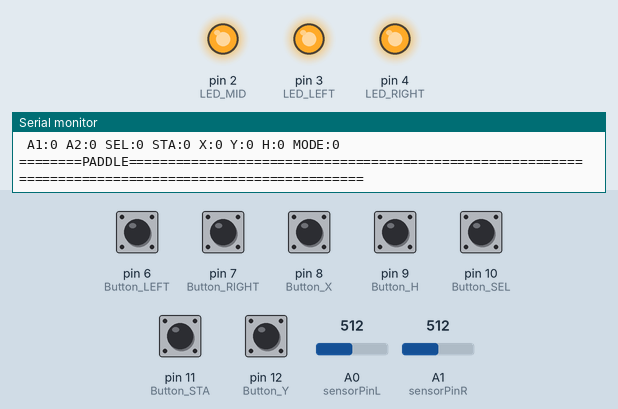
Simulated run of this sketch. Board: Arduino Uno, built with avr-gcc and run on an emulated ATmega328P. Shown: output pins drawn as LEDs (lit = HIGH), the last lines printed to the serial monitor. Dashed ring = blinking. The test bench sets the inputs (shaded band); at power-on: pin 6 (Button_LEFT), pin 7 (Button_RIGHT), pin 8 (Button_X), pin 9 (Button_H), pin 10 (Button_SEL), pin 11 (Button_STA), pin 12 (Button_Y) LOW, A0 (sensorPinL) = 512, A1 (sensorPinR) = 512. USB keyboard and mouse output is not drawn.

Above: at 1.2 s.
1.3 s: A0 (sensorPinL) set to 306
At 1.71 s:
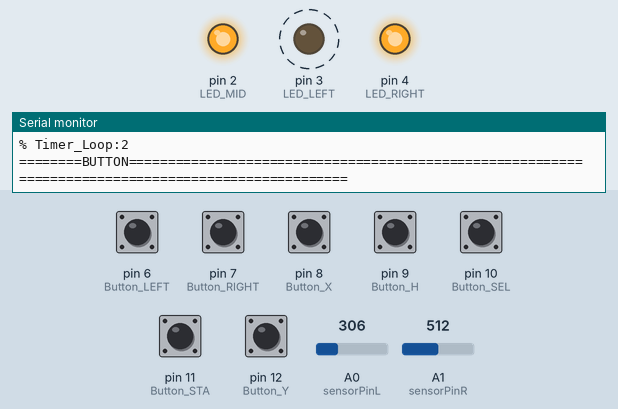
4.3 s: A1 (sensorPinR) set to 716
At 4.42 s:
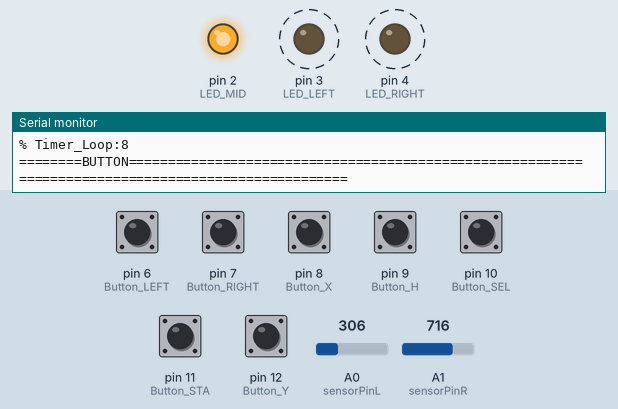
7.3 s: A0 (sensorPinL) set to 511
At 7.53 s:
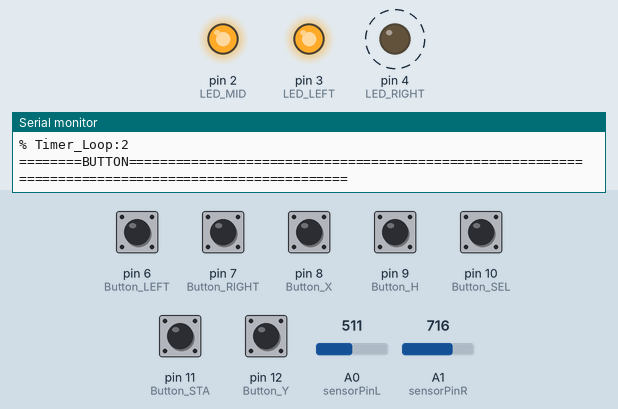
10.3 s: A1 (sensorPinR) set to 511
At 11.0 s:
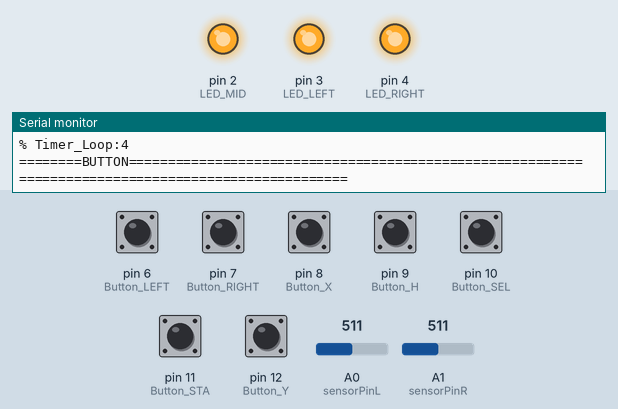
13.3 s: A1 (sensorPinR) set to 900
At 13.9 s:
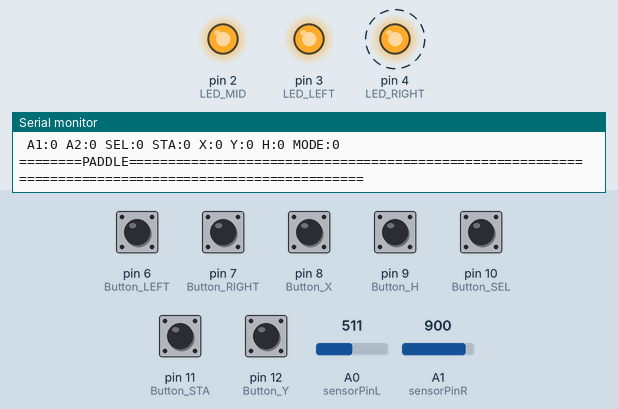
Timing chart, 0 to 17.3 s (numbered marks = the images above; inputs shaded):
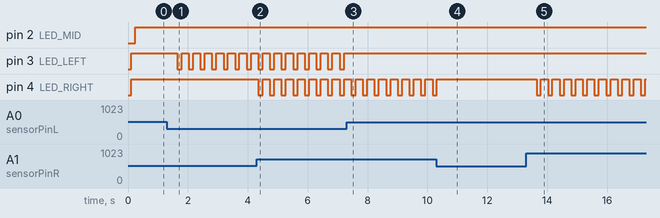

The sketch:

PADDLE_Hardware_Test_20251117.ino
```cpp
// #include <HID.h>
/*
  HW_TEST_ButtonLR_PaddleLR_HID_V02
//=================================================================
Functions:
  1-make LED LIGHT when at ZERO


// -------------------------------------------------------------------
    https://github.com/MHeironimus/ArduinoJoystickLibrary
    JOYSTICK_TYPE_JOYSTICK or 0x04 - Joystick
    JOYSTICK_TYPE_GAMEPAD or 0x05 - Gamepad
    JOYSTICK_TYPE_MULTI_AXIS or 0x08 - Multi-axis Controller
 ------------------------------------------------------------------
*/
//=================================================================
#include <Joystick.h>
#define JOYSTICK_COUNT 2
// Create the Joystick*
/*
Joystick_ Joystick(JOYSTICK_DEFAULT_REPORT_ID,JOYSTICK_TYPE_GAMEPAD,
  7, 0,                  // Button Count, Hat Switch Count
  true, true, false,     // X and Y, but no Z Axis
  true, true, false,   // No Rx, Ry, or Rz
  false, false,          // No rudder or throttle
  false, false, false);  // No accelerator, brake, or steering
*/
Joystick_ Joystick[JOYSTICK_COUNT] = {
  Joystick_(0x03, JOYSTICK_TYPE_GAMEPAD, 7, 0, true, false, false, false, false, false, false, false, false, false, false),
  Joystick_(0x04, JOYSTICK_TYPE_JOYSTICK, 7, 0, true, false, false, false, false, false, false, false, false, false, false)
};
//====================================================================================
//=====HARDWARE MAPNG PINS============================================================
const int Button_RIGHT = 7;  // the number of the pushbutton pin
const int Button_LEFT = 6;   // the number of the pushbutton pin

const int Button_SEL = 10;  //8;
const int Button_STA = 11;  //12;

const int Button_X = 8;
const int Button_Y = 12;

const int Button_H = 9;
const int Button_FLAG = 13;

const int LED_MID = 2;  // select the pin for the LED

const int LED_RIGHT = 4;  // the number of the LED pin
const int LED_LEFT = 3;   // the number of the LED pin

//======SOFRWARE VARIABLES ===========================================================
int Button_State_LEFT = 0;  // variable for reading the pushbutton status
int Button_State_RIGHT = 0;

int State_Button_SEL = 0;
int State_Button_STA = 0;

int State_Button_X = 0;
int State_Button_Y = 0;
int State_Button_H = 0;
int State_Button_FLAG = 0;

//=========  pinMode(LED_MIDDLE, OUTPUT);========================================================
long sensorValueR = 0;  // variable to store the value coming from the sensor
long sensorValueL = 0;  // variable to store the value coming from the sensor

int sensorPinR = A1;
int sensorPinL = A0;  // select the input pin for the potentiometer

long sensorValueRMAX = 0;
long sensorValueRMIN = 1024;
long sensorValueLMAX = 0;
long sensorValueLMIN = 1024;

long nJoystickX = 0;
long nJoystickY = 0;

const int nJOY_Range = 127;  // the number of the pushbutton pin


//=================================================================
//=================================================================

long nLoadLEFT = 80;    // 0-100 %
long nLoadRIGHT = 80;   // 0-100 %
long nPWM_period = 10;  // length of on off pulses

int sensorValueR_PRE = 0;
int sensorValueL_PRE = 0;
int sensorValueR_POST = 0;
int sensorValueL_POST = 0;

int Timer_Loop = 0;

//===================================================================

void sendtoserial(bool bDEBUG) {
  Serial.print("\n========BUTTON====================================================================================================\n");
  Serial.print("LEFT:");
  Serial.print(Button_State_LEFT);
  Serial.print("   RIGHT:");
  Serial.print(Button_State_RIGHT);

  Serial.print("   nJoystickY:");
  Serial.print(nJoystickY);
  Serial.print("   nJoystickX:");
  Serial.print(nJoystickX);

  Serial.println();
  //Serial.print("A1  A2  X  Y  H  SEL PLAY ");

  Serial.print(" A1:" + String(Button_State_LEFT) );
  Serial.print(" A2:" +  String(Button_State_RIGHT ));

  Serial.print(" SEL:" + String(State_Button_SEL ));
  Serial.print(" STA:" +  String(State_Button_STA ));

  Serial.print(" X:" +  String(State_Button_X));
  Serial.print(" Y:" + String(State_Button_Y ));
  Serial.print(" H:" + String(State_Button_H ));
  Serial.print(" MODE:" +  String(State_Button_FLAG));

  digitalWrite(LED_LEFT, HIGH);digitalWrite(LED_MID, HIGH);digitalWrite(LED_RIGHT, HIGH);


  Serial.print("\n========PADDLE======================================================================================================\n");

  if (false)
  {

    Serial.println();
    Serial.print("10 BIT L:");
    Serial.print(sensorValueL);
    Serial.print("\t");
    Serial.print("10 BIT R:");
    Serial.print(sensorValueR);

    Serial.println();

    Serial.print("% LOAD LEFT:");
    Serial.print(nLoadLEFT);
    Serial.print("\t");
    Serial.print("% LOAD RIGHT:");
    Serial.print(nLoadRIGHT);
    Serial.print("\t");
    Serial.println();

    Serial.print("% sensorValueR_POST:");
    Serial.print(sensorValueR_POST);
    Serial.print("\t");
    Serial.print("% sensorValueR_PRE:");
    Serial.print(sensorValueR_PRE);
    Serial.print("\t");

  }
  Serial.println();
  Serial.print("% Timer_Loop:");
  Serial.print(Timer_Loop);
}
//=================================================================
#include <TimerOne.h>

void Timer1_ISR(void) {
  Timer_Loop = Timer_Loop + 1;
  if (Timer_Loop == 10) { Timer_Loop = 0; }  // timer counts one to 10
}
//=================================================================
void setup() {
  // Set Range Values
  Joystick[0].setXAxisRange(-nJOY_Range, nJOY_Range);
  Joystick[0].setYAxisRange(-nJOY_Range, nJOY_Range);

  Joystick[1].setXAxisRange(-nJOY_Range, nJOY_Range);
  Joystick[1].setYAxisRange(-nJOY_Range, nJOY_Range);

  pinMode(LED_LEFT, OUTPUT);   // initialize the LED pin as an output:
  pinMode(LED_RIGHT, OUTPUT);  // initialize the LED pin as an output:
  pinMode(LED_MID, OUTPUT);


  pinMode(Button_LEFT, INPUT);   // initialize the pushbutton pin as an input:
  pinMode(Button_RIGHT, INPUT);  // initialize the pushbutton pin as an input:

  pinMode(Button_SEL, INPUT);   // initialize the pushbutton pin as an input:
  pinMode(Button_STA, INPUT);   // initialize the pushbutton pin as an input:
  pinMode(Button_X, INPUT);     // initialize the pushbutton pin as an input:
  pinMode(Button_Y, INPUT);     // initialize the pushbutton pin as an input:
  pinMode(Button_H, INPUT);     // initialize the pushbutton pin as an input:
  pinMode(Button_FLAG, INPUT);  // initialize the pushbutton pin as an input:

  // Initialize Joystick Library
  Joystick[0].begin();
  Joystick[1].begin();

  //Initiate Serial communication.
  Serial.begin(9600);
  //===================================================================
}


void loop() {
  //===============================================================
  // Program SETUP

  bool bDEBUG = true;
  bool bDEBUG_LED = true;

  if (bDEBUG) { delay(100); }  // slow down the program for debuging

  //https://docs.arduino.cc/language-reference/en/functions/external-interrupts/attachInterrupt/
  Timer1.initialize(10 * 1000);  // Fire An Interrupt Every 100ms // Timer_Loop counts to 10 = 1 count per second
  Timer1.attachInterrupt(Timer1_ISR);

  //==================================================================
  // Fire Buutons READ & WRITE
  //==================================================================
  // read the state of the pushbutton value:
  // check if the pushbutton is pressed. If it is, the buttonState is HIGH:
  //--------FIRE----------------------------------------------------------
  Button_State_LEFT = digitalRead(Button_LEFT);
  Button_State_RIGHT = digitalRead(Button_RIGHT);
  State_Button_SEL = digitalRead(Button_SEL);
  State_Button_STA = digitalRead(Button_STA);
  State_Button_X = digitalRead(Button_X);
  State_Button_Y = digitalRead(Button_Y);
  State_Button_H = digitalRead(Button_H);

  //------------------------------------------------------------------
  //==================================================================
  // Analog Paddle
  // Long variables are extended size variables for number storage, and store 32 bits (4 bytes), from -2,147,483,648 to 2,147,483,647.
  //==================================================================

  sensorValueR = analogRead(sensorPinR);
  sensorValueL = analogRead(sensorPinL);
  //===============================================================================================

  //===============================================================================================
  sensorValueRMAX = 0;     // initial 0
  sensorValueRMIN = 1024;  // initial 1024

  nJoystickY = (-nJOY_Range + nLoadLEFT * nJOY_Range / 50);  // 50 = 100 / 2
  nJoystickX = (-nJOY_Range + nLoadRIGHT * nJOY_Range / 50);

  nLoadLEFT = ((sensorValueL - sensorValueLMIN) * 100 / (sensorValueLMAX - sensorValueLMIN));  // 1024 * 100 = 102`400
  nLoadRIGHT = ((sensorValueR - sensorValueRMIN) * 100 / (sensorValueRMAX - sensorValueRMIN));

  digitalWrite(LED_RIGHT, LOW);
  Joystick[0].setXAxis(1 * nJoystickX);

  //digitalWrite(LED_LEFT, LOW);Joystick.setYAxis(1 * nJoystickY);
  digitalWrite(LED_LEFT, LOW);
  Joystick[1].setXAxis(1 * nJoystickY);

  if (nLoadRIGHT > 40 && nLoadRIGHT < 60) {
    digitalWrite(LED_RIGHT, HIGH);
  } else {
    digitalWrite(LED_RIGHT, LOW);
  }
  if (nLoadLEFT > 40 && nLoadLEFT < 60) {
    digitalWrite(LED_LEFT, HIGH);
  } else {
    digitalWrite(LED_LEFT, LOW);
  }


  //============================================================================================
  if (bDEBUG) { sendtoserial(bDEBUG); }

  //============================================================================================
}
// if (nLoadRIGHT > 40 && nLoadRIGHT < 59)
// {  digitalWrite(LED_RIGHT, HIGH);Joystick.setXAxis( 0 * nJoystickX);}
// else
// {digitalWrite(LED_RIGHT, LOW);Joystick.setXAxis( 1 * nJoystickX);}

// if (nLoadLEFT > 40 && nLoadLEFT <59)
// {  digitalWrite(LED_LEFT, HIGH);Joystick.setYAxis(0 * nJoystickY);}
// else
// {digitalWrite(LED_LEFT, LOW);Joystick.setYAxis(1 * nJoystickY);}
```

Joystick.h
```cpp
// (licence header left out)
#ifndef JOYSTICK_h
#define JOYSTICK_h

#include "HID.h"

#if ARDUINO < 10606
#error The Joystick library requires Arduino IDE 1.6.6 or greater. Please update your IDE.
#endif

#if ARDUINO > 10606
#if !defined(USBCON)
#error The Joystick library can only be used with a USB MCU (e.g. Arduino Leonardo, Arduino Micro, etc.).
#endif
#endif

#if !defined(_USING_HID)

#warning "Using legacy HID core (non pluggable)"

#else

//================================================================================
//================================================================================
//  Joystick (Gamepad)

class Joystick_
{
private:
	bool     autoSendState;
	int8_t	 xAxis;
	int8_t	 yAxis;
	int8_t	 zAxis;
	int16_t	 xAxisRotation;
	int16_t	 yAxisRotation;
	int16_t	 zAxisRotation;
	uint32_t buttons;
	uint8_t  throttle;
	uint8_t  rudder;
	int16_t	 hatSwitch[2];

public:
	Joystick_();

	void begin(bool initAutoSendState = true);
	void end();

	void setXAxis(int8_t value);
	void setYAxis(int8_t value);
	void setZAxis(int8_t value);

	void setXAxisRotation(int16_t value);
	void setYAxisRotation(int16_t value);
	void setZAxisRotation(int16_t value);

	void setButton(uint8_t button, uint8_t value);
	void pressButton(uint8_t button);
	void releaseButton(uint8_t button);

	void setThrottle(uint8_t value);
	void setRudder(uint8_t value);

	void setHatSwitch(int8_t hatSwitch, int16_t value);

	void sendState();
};
extern Joystick_ Joystick;

#endif
#endif
```

Measured:
- after the input at 1.3 s, pin 3 (LED_LEFT): alternates HIGH for 0.24 s and LOW for 0.15 s, starting after 0.34 s
- after the input at 4.3 s, pin 4 (LED_RIGHT): alternates HIGH for 0.24 s and LOW for 0.15 s, starting after 0.05 s
- after the input at 7.3 s, pin 3 (LED_LEFT): stops changing and stays HIGH
- after the input at 10.3 s, pin 4 (LED_RIGHT): goes on until 10.3 s, then stays HIGH
- after the input at 13.3 s, pin 4 (LED_RIGHT): alternates HIGH for 0.24 s and LOW for 0.15 s, starting after 0.34 s
